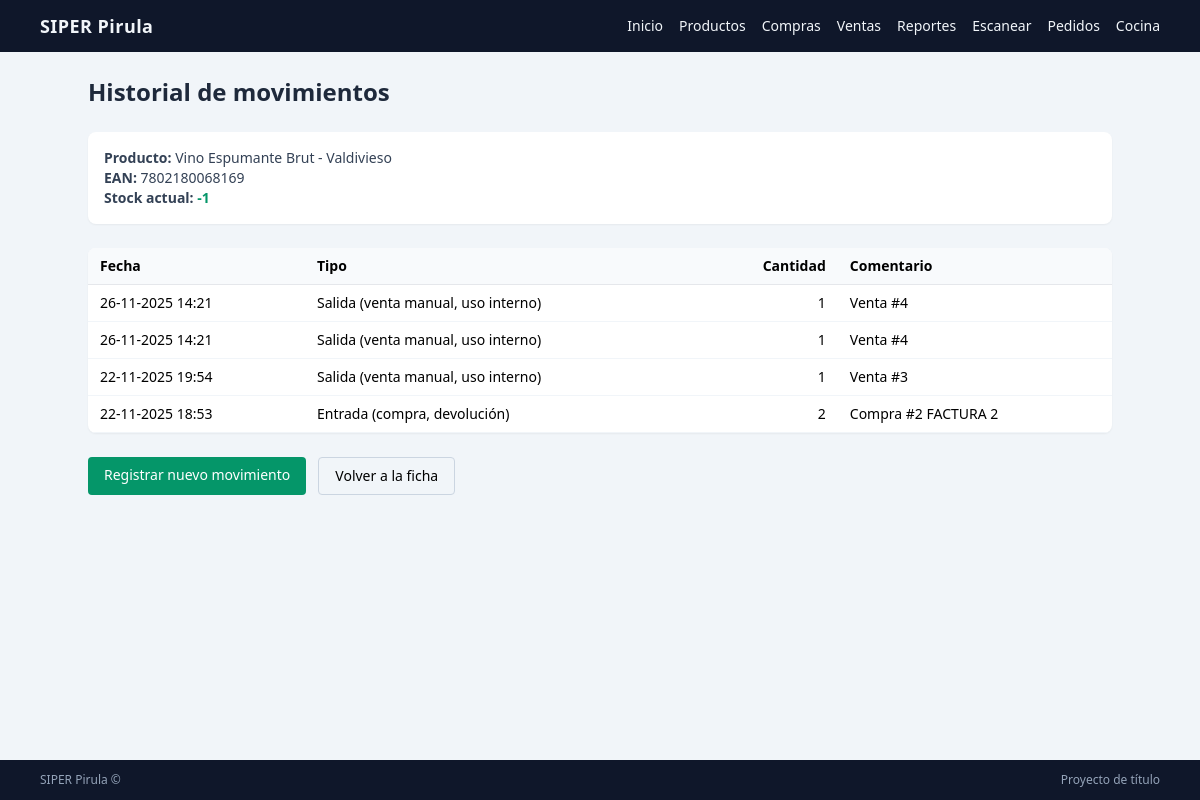
The page /inventario/producto/2/movimientos/ (signed in) on the database its author committed.
### inventario/models.py (models this page shows, shortened)
class Producto(models.Model):
    negocio = models.ForeignKey(Negocio, on_delete=models.PROTECT)
    sku = models.CharField(max_length=40, blank=True, null=True)
    ean = models.CharField("Código de barras", max_length=40, unique=True)
    nombre = models.CharField(max_length=120)
    categoria = models.ForeignKey(Categoria, on_delete=models.PROTECT)
    precio = models.PositiveIntegerField(default=0, help_text="Precio de venta en pesos chilenos")
    costo = models.PositiveIntegerField(default=0, help_text="Costo en pesos chilenos")
    stock_min = models.IntegerField(default=0)
    ubicacion = models.CharField(max_length=60, blank=True, null=True)
    activo = models.BooleanField(default=True)
    imagen = models.ImageField(
        upload_to="productos/",
        blank=True,
        null=True,
    )
    class Meta:
        db_table = "producto"
    @property
    def stock_actual(self):
        resultado = self.movimientos.aggregate(
            total=Sum(
                Case(
                    When(tipo__in=[MovimientoInventario.TIPO_ENTRADA, MovimientoInventario.TIPO_AJUSTE],
                         then=F("cantidad")),
                    When(tipo__in=[MovimientoInventario.TIPO_SALIDA, MovimientoInventario.TIPO_MERMA],
                         then=-F("cantidad")),
                    default=0,
                    output_field=IntegerField(),
                )
            )
        )
        return resultado["total"] or 0

class MovimientoInventario(models.Model):
    TIPO_ENTRADA = "ENTRADA"
    TIPO_SALIDA = "SALIDA"
    TIPO_AJUSTE = "AJUSTE"
    TIPO_MERMA = "MERMA"
    TIPO_CHOICES = [
        (TIPO_ENTRADA, "Entrada (compra, devolución)"),
        (TIPO_SALIDA, "Salida (venta manual, uso interno)"),
        (TIPO_AJUSTE, "Ajuste (conteo inventario)"),
        (TIPO_MERMA, "Merma (rotura, pérdida)"),
    ]
    producto = models.ForeignKey(
        "Producto",
        on_delete=models.PROTECT,
        related_name="movimientos",
    )
    compra_item = models.ForeignKey(
        "CompraItem",
        on_delete=models.CASCADE,
        null=True,
        blank=True,
        related_name="movimientos",
    )
    venta_item = models.ForeignKey(
        "ventas.VentaItem",
        on_delete=models.CASCADE,
        null=True,
        blank=True,
        related_name="movimientos",
    )
    fecha = models.DateTimeField(auto_now_add=True)
    tipo = models.CharField(max_length=10, choices=TIPO_CHOICES)
    cantidad = models.PositiveIntegerField()
    comentario = models.CharField(max_length=200, blank=True, null=True)
    class Meta:
        db_table = "movimiento_inventario"
        ordering = ["-fecha"]

### inventario/views.py (the view)
# urls.py: path("producto/<int:producto_pk>/movimientos/", views.MovimientoListaView.as_view(),name="movimiento_lista"),
class MovimientoListaView(LoginRequiredMixin, ListView):
    model = MovimientoInventario
    template_name = "inventario/movimiento_stock/movimiento_lista.html"
    context_object_name = "movimientos"
    paginate_by = 25
    def dispatch(self, request, *args, **kwargs):
        negocio = request.user.perfilusuario.negocio
        self.producto = get_object_or_404(
            Producto,
            pk=kwargs["producto_pk"],
            negocio=negocio,
        )
        return super().dispatch(request, *args, **kwargs)
    def get_queryset(self):
        return self.producto.movimientos.all()
    def get_context_data(self, **kwargs):
        context = super().get_context_data(**kwargs)
        context["producto"] = self.producto
        return context

### templates/inventario/movimiento_stock/movimiento_lista.html (shortened to what this page needs)
{% extends "../../core/base.html" %}
{% block content %}
<div class="max-w-5xl mx-auto space-y-6">
    <div>
        <h1 class="text-2xl font-bold text-slate-800">
            Historial de movimientos
        </h1>
    </div>
    <div class="bg-white rounded-lg shadow-sm p-4 text-sm text-slate-700">
        <p><span class="font-semibold">Producto:</span> {{ producto.nombre }}</p>
        <p><span class="font-semibold">EAN:</span> {{ producto.ean }}</p>
        <p><span class="font-semibold">Stock actual:</span>
            <span class="text-emerald-600 font-semibold">{{ producto.stock_actual }}</span>
        </p>
    </div>
    <div class="bg-white rounded-lg shadow-sm overflow-x-auto">
        <table class="min-w-full text-sm">
            <thead class="bg-slate-50">
                <tr>
                    <th class="px-3 py-2 text-left border-b">Fecha</th>
                    <th class="px-3 py-2 text-left border-b">Tipo</th>
                    <th class="px-3 py-2 text-right border-b">Cantidad</th>
                    <th class="px-3 py-2 text-left border-b">Comentario</th>
                </tr>
            </thead>
            <tbody>
                {% for m in movimientos %}
                    <tr class="border-b border-slate-100">
                        <td class="px-3 py-2">{{ m.fecha|date:"d-m-Y H:i" }}</td>
                        <td class="px-3 py-2">{{ m.get_tipo_display }}</td>
                        <td class="px-3 py-2 text-right font-medium">
                            {{ m.cantidad }}
                        </td>
                        <td class="px-3 py-2">
                            {{ m.comentario|default:"—" }}
                        </td>
                    </tr>
                {% empty %}
                    <tr>
                        <td colspan="4" class="px-3 py-4 text-center text-slate-500">
                            No hay movimientos registrados.
                        </td>
                    </tr>
                {% endfor %}
            </tbody>
        </table>
    </div>
    <div class="flex flex-wrap gap-3">
        <a href="{% url 'inventario:movimiento_crear' producto.pk %}"
           class="px-4 py-2 bg-emerald-600 text-white rounded text-sm font-medium hover:bg-emerald-700">
            Registrar nuevo movimiento
        </a>
        <a href="{% url 'inventario:producto_detalle' producto.pk %}"
           class="px-4 py-2 border border-slate-300 rounded text-sm hover:bg-slate-50">
            Volver a la ficha
        </a>
    </div>
</div>
{% endblock %}

### rows shown on the page
Producto: nombre "Vino Espumante Brut - Valdivieso", ean "7802180068169", stock_actual "-1"
MovimientoInventario: fecha "26-11-2025 14:21", tipo "Salida (venta manual, uso interno)", cantidad "1", comentario "Venta #4"
MovimientoInventario: fecha "26-11-2025 14:21", tipo "Salida (venta manual, uso interno)", cantidad "1", comentario "Venta #4"
MovimientoInventario: fecha "22-11-2025 19:54", tipo "Salida (venta manual, uso interno)", cantidad "1", comentario "Venta #3"
MovimientoInventario: fecha "22-11-2025 18:53", tipo "Entrada (compra, devolución)", cantidad "2", comentario "Compra #2 FACTURA 2"
